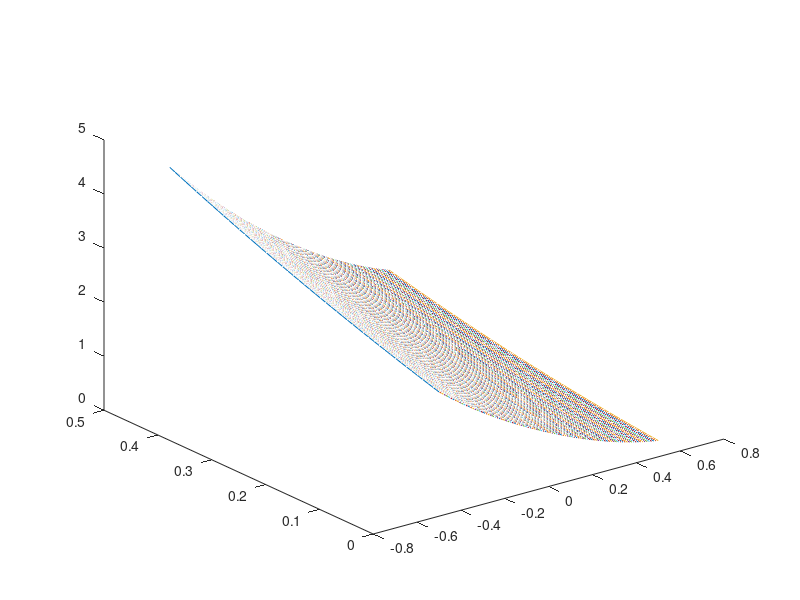

Source code (MATLAB):
clc

[x, y] = meshgrid (-0.5 : 0.01 : 0.5, 0 : 0.01 : 0.5);

z = log(1 + x.^2 + y.^2).^2 + (x - y -1).^2;

plot3 (x, y, z)

function f = Fxy(x)
    f = log(1 + x(1)^2 + x(2)^2)^2 + (x(1) - x(2) - 1)^2;
end;

[xmin, minf] = fminsearch (@ Fxy, [2; 2])